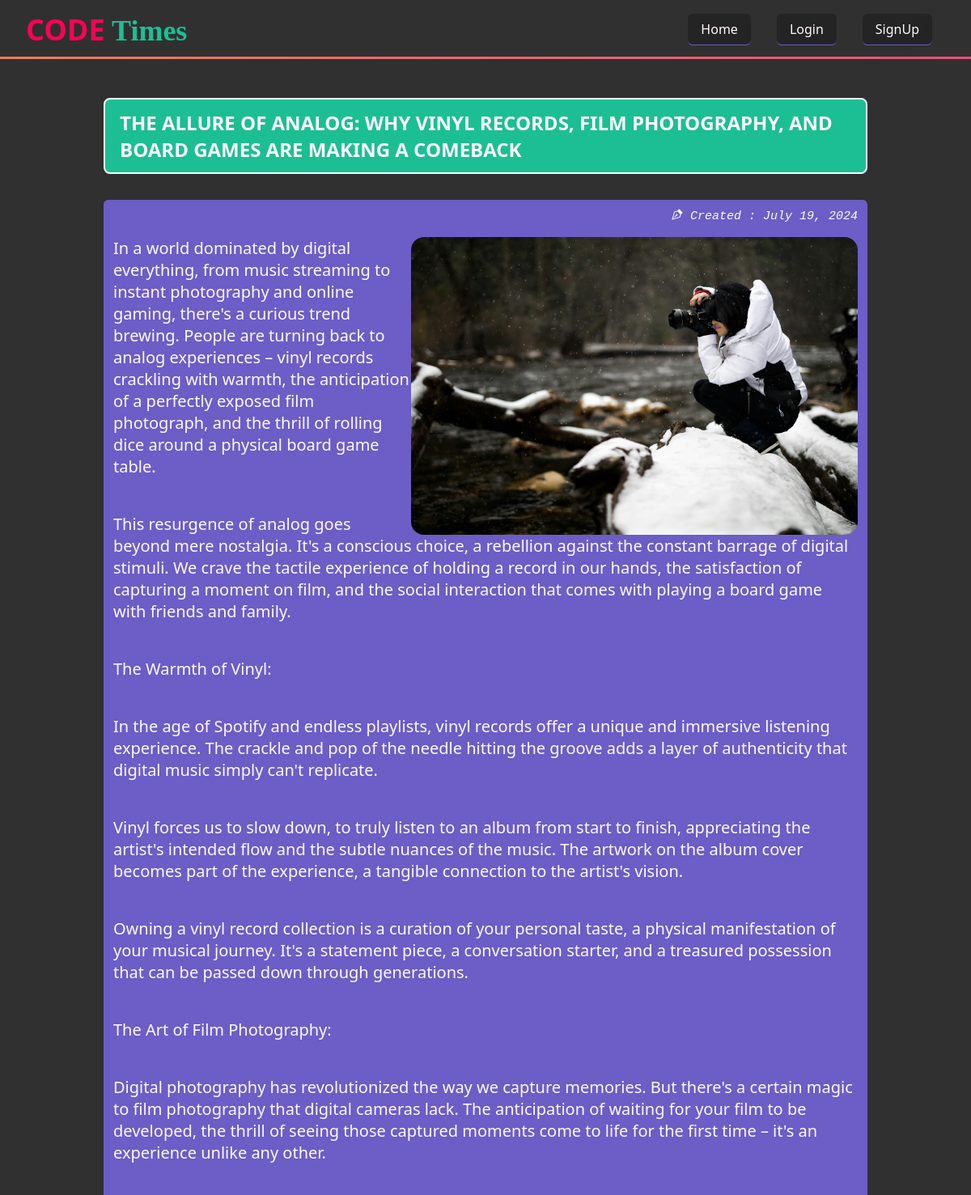
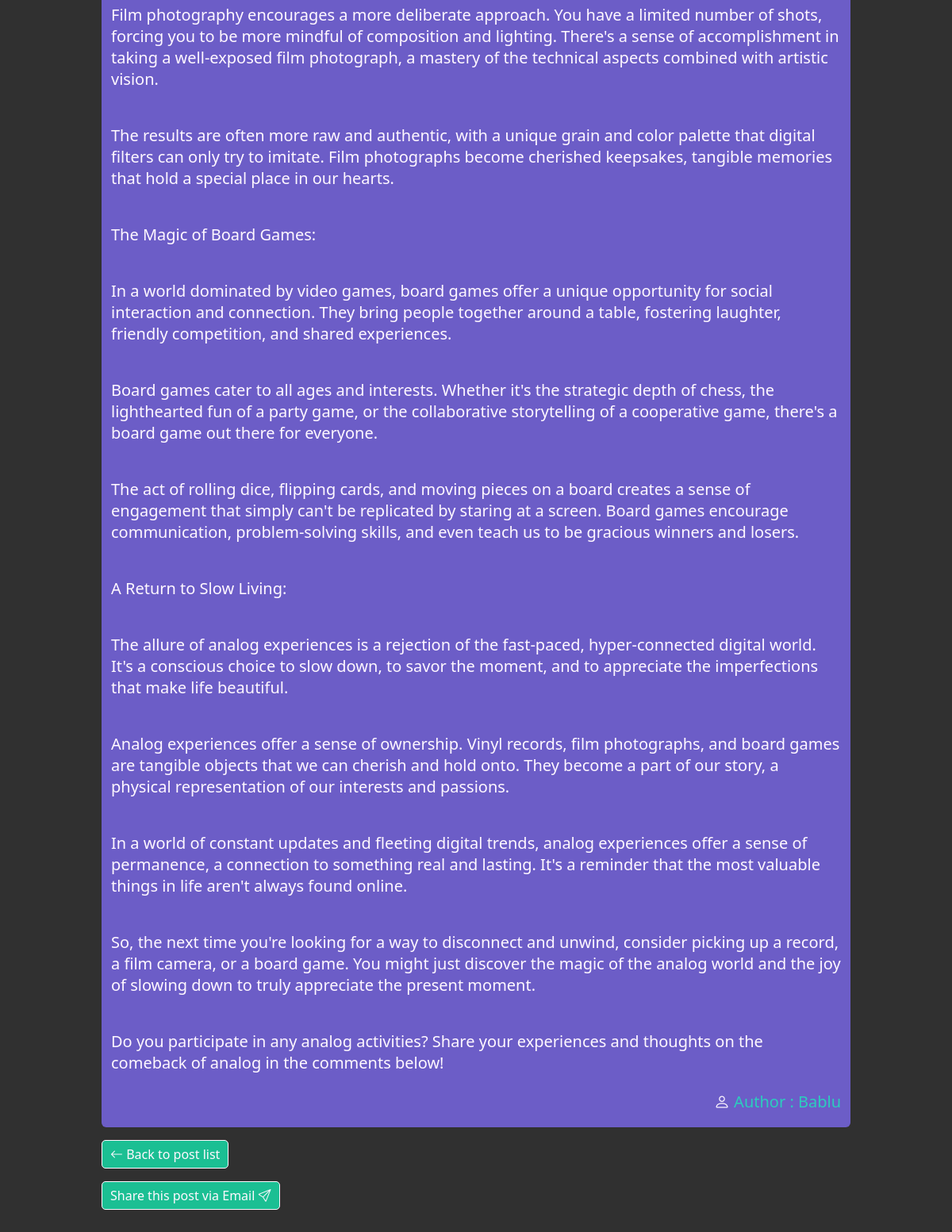
/post/21/, run on the app's committed database (2 pictures, top to bottom).
### blog/models.py (models this page shows, shortened)
class Post(models.Model):
    title = models.CharField(max_length=100)
    content = models.TextField()
    author = models.ForeignKey(User, on_delete=models.CASCADE)
    created_at = models.DateTimeField(auto_now_add=True)
    banner = models.ImageField(upload_to='', default='default.png', blank=True)
    class Meta:
        ordering = ['-created_at']

### blog/views.py (the view)
# urls.py: path('post/<int:pk>/', views.post_detail, name='post_detail'),
def post_detail(request, pk):
    post = Post.objects.get(pk=pk)
    return render(request, 'blog/post_detail.html', {'post': post})

### blog/templates/blog/post_detail.html (shortened to what this page needs)
{% extends 'base.html' %}
{% block content %}
<section>
  <div class="container">
  <div class="main">
    <div class="heading">
      <h1>{{ post.title }}</h1>
    </div>
    <div class="blog_content">
      <div>
        <p class="created_at">
          <i class="bi bi-vector-pen"></i> Created : {{ post.created_at.date }}
        </p>
      </div>
      <br />
      <div class="img_container" >
        <p>
          <img src="{{post.banner.url}}" alt="{{post.title}}" >
          {{ post.content|linebreaks|linebreaksbr }}
        </p>
        <br>
        <p class="created_by" >
          <i class="bi bi-person"></i> Author : {{ post.author.username|title }}
        </p>
      </div>
      <br />
    </div>
    <div class="access-link">
      <a href="{% url 'post_list' %}">
        <button>
          <span><i class="bi bi-arrow-left"></i></span>
          Back to post list
        </button>
      </a>
      <br />
      <a href="{% url 'post_share' post.pk %}">
        <button>
          Share this post via Email
          <span><i class="bi bi-send"></i></span>
        </button>
      </a>
    </div>
  </div>
  </div>
</section>
{% endblock %}

### blog/static/base.css (style rules this page uses)
:root { --c-zero:#212121bb; --c-one:#211951bd; --c-two:#836FFFbb; --c-three:#15f5b9bb; --c-four:#fff8ffff; }
* { margin: 0; box-sizing: border-box; font-family: system-ui, -apple-system, BlinkMacSystemFont, 'Segoe UI', Roboto, Oxygen, Ubuntu, Cantarell, 'Open Sans', 'Helvetica Neue', sans-serif }
body { background-color: var(--c-zero); }
html { scrollbar-width: thin; scrollbar-color: #888 #f1f1f1; }
i { color: var(--c-four) !important; }
.navlist li button , button i { border: 0; background-color: transparent; color: var(--c-three); }
section { background-color: var(--c-zero); padding: 1rem 8rem; }
.img_container { margin-block: 1rem; }
.img_container img { max-width: 60%; border-radius: 1rem; float: right; }
.created_at { float: right; font-family: monospace !important; font-style: italic !important; font-size: 15px !important; }
.created_by { float: right !important; color: var(--c-three) !important; }
.heading { position: relative; margin-block: 2rem; border: 2px solid var(--c-four); border-radius: 8px; background-color: var(--c-three); padding: 12px 18px; }
.heading h1 { color: var(--c-four); text-transform: uppercase; }
.blog_content { margin-block: 16px; background-color: var(--c-two); padding: 8px 12px; border-radius: 6px; }
.blog_content p { color: var(--c-four); font-family: 'Segoe UI', Tahoma, Geneva, Verdana, sans-serif; font-weight: 400; font-style: normal; font-size: 20px; }
.access-link a button { background-color: var(--c-three); border: 1px solid var(--c-four); color: var(--c-four); border-radius: 5px; padding: 6px 10px; font-size: 16px; margin-bottom: 16px; }

### data on the page
Post: title "THE ALLURE OF ANALOG: WHY VINYL RECORDS, FILM PHOTOGRAPHY, AND BOARD GAMES ARE MAKING A COMEBACK", created_at "July 19, 2024", banner (picture), content "In a world dominated by digital everything, from music streaming to instant photography and online gaming, there's a curious trend brewing. People are turning back to analog experiences – vinyl records crackling with warmth, the anticipation of a perfectly exposed film photograph, and the thrill of rolling dice around a physical board game table. This resurgence of analog goes beyond mere nostalgia. It's a conscious choice, a rebellion against the constant barrage of digital stimuli. We crave the tactile experience of holding a record in our hands, the satisfaction of capturing a moment on film, and the social interaction that comes with playing a board game with friends and family. The…", author.username "Bablu"
